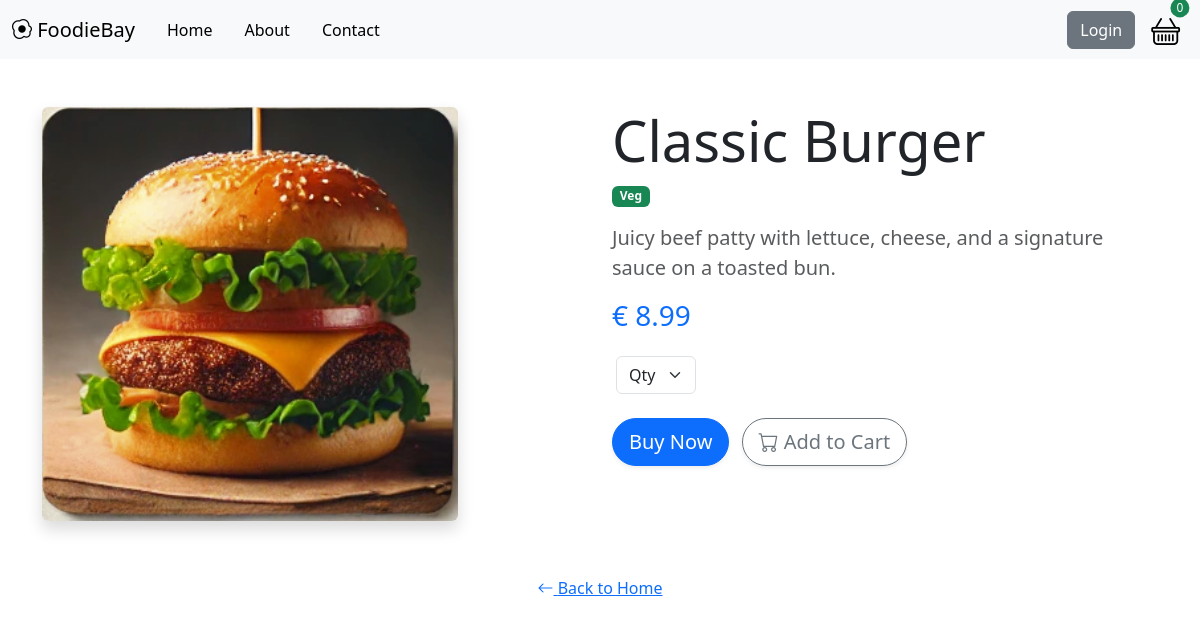
Before: /product/3 with the older database file.
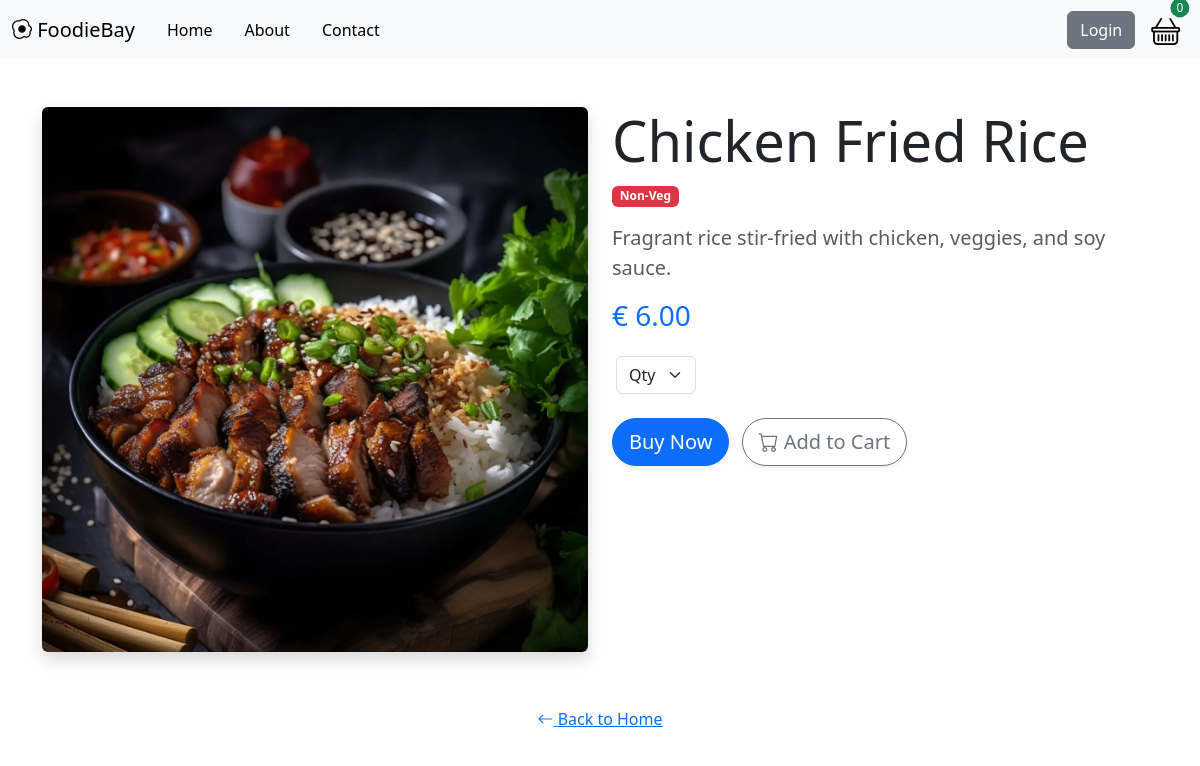
After: the same page with the newer database file.
### FoodieBay/models.py (models this page shows, shortened)
class fooditem(models.Model):
    item_name = models.CharField(max_length=30)
    description = models.CharField(max_length=100)
    price = models.DecimalField(max_digits=4, default=0, decimal_places=2)
    image = models.ImageField(upload_to='uploads/product/', blank=True, null=True)
    non_veg = models.BooleanField(default=False)

### FoodieBay/views.py (the view)
# urls.py: path('product/<int:pk>', views.product, name='product'),
def product(request, pk):
    item = fooditem.objects.get(id=pk)
    return render(request, 'product.html', {'product': item})

### cart/cart.py (called while the page is built)
   def __len__(self):
       return len(self.cart)

### cart/context_processor.py (called while the page is built)
def cart(request):
   return {'cart': Cart(request)}

### FoodieBay/templates/product.html (shortened to what this page needs)
<!DOCTYPE html>
{% load static %}
<html lang="en">
<head>
    <link href="https://cdn.jsdelivr.net/npm/bootstrap@5.3.0/dist/css/bootstrap.min.css" rel="stylesheet">
</head>
<body>
{% include 'navbar.html' %}
    <div class="container my-5">
        <div class="row">
            <div class="col-md-6">
                <img src="{{ product.image.url }}" class="img-fluid rounded shadow" alt="{{ product.item_name }}">
            </div>
            <div class="col-md-6">
                <h1 class="display-4 font-weight-bold">{{ product.item_name }}</h1>
                {% if product.non_veg %}
                    <span class="badge bg-danger">Non-Veg</span>
                {% else %}
                    <span class="badge bg-success">Veg</span>
                {% endif %}
                <p class="lead mt-3 text-muted">{{ product.description }}</p>
                <h3 class="text-primary font-weight-bold">€ {{ product.price }}</h3>
                <div class="ms-1 mt-4" style="width: 80px;">
                        <select class="form-select" id="qty-cart">
                          <option selected>Qty</option>
                        </select>
                    </div>
                <div class="mt-4">
                    <button class="btn btn-primary btn-lg rounded-pill shadow-sm me-2" type="button" data-product-id="{{ product.id }}" id="buy">Buy Now</button>
                    <button class="btn btn-outline-secondary btn-lg rounded-pill shadow-sm" type="button" data-product-id="{{ product.id }}" id="add-cart">
                        <i class="bi bi-cart"></i> Add to Cart
                    </button>
                </div>
            </div>
        </div>
        <div class="mt-5 text-center">
            <a href="/" class="btn btn-link text-primary"><i class="bi bi-arrow-left"></i> Back to Home</a>
        </div>
    </div>
</body>
</html>

Changed rows visible on the page:
changed fooditem: image: a different picture; item_name "Classic Burger" → "Chicken Fried Rice"; non_veg False → True (drawn); description "Juicy beef patty with lettuce, cheese, and a signature sauce on a toasted bun." → "Fragrant rice stir-fried with chicken, veggies, and soy sauce."; price "8.99" → "6.00"
Other visible differences:
text no longer shown: "Veg"
text now shown: "Non-Veg"
